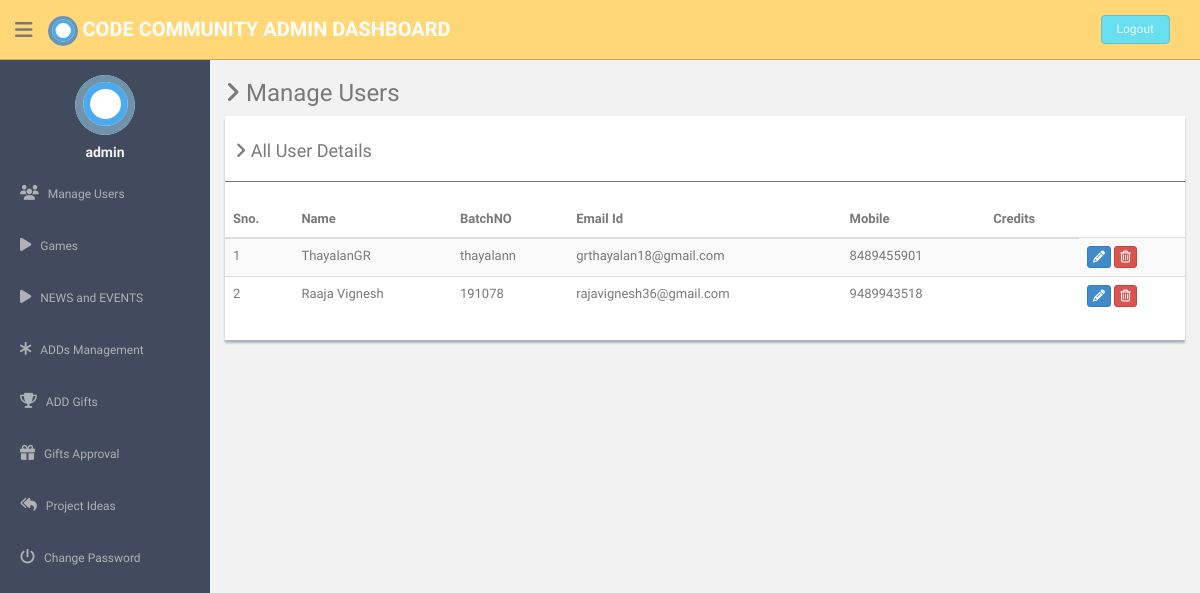
Screenshot of /admin/manage-users.php (signed in) with the database file from the repository.
### tables this page shows
CREATE TABLE `user` (
  `user_id` int(11) NOT NULL,
  `role_id` int(11) NOT NULL,
  `name` varchar(255) NOT NULL,
  `birthdate` date NOT NULL,
  `gender` varchar(255) NOT NULL,
  `email` varchar(255) NOT NULL,
  `mobile` varchar(12) DEFAULT NULL,
  `password` varchar(255) NOT NULL,
  `activationcode` varchar(255) NOT NULL,
  `forgetpasswordcode` varchar(255) NOT NULL,
  `batchno` varchar(255) NOT NULL,
  `upload_image` varchar(255) NOT NULL,
  `active` int(11) NOT NULL DEFAULT '0',
  `interest` varchar(255) NOT NULL,
  `exception` varchar(255) DEFAULT NULL
);

### admin/manage-users.php (the view, shortened to what this page needs)
<?php
include('dbconnection.php');
?><!DOCTYPE html>
<html lang="en">
  <head>
    <link href="assets/css/bootstrap.css" rel="stylesheet">
    <link href="assets/font-awesome/css/font-awesome.css" rel="stylesheet" />
    <link href="assets/css/style.css" rel="stylesheet">
    <link href="assets/css/style-responsive.css" rel="stylesheet">
  </head>
  <body>
  <section id="container" >
  <?php include('./header.php'); ?>
        <?php include('./sidebar.php'); ?>
      <section id="main-content">
          <section class="wrapper">
          	<h3><i class="fa fa-angle-right"></i> Manage Users</h3>
				<div class="row">
                  <div class="col-md-12">
                      <div class="content-panel">
                          <table class="table table-striped table-advance table-hover">
	                  	  	  <h4><i class="fa fa-angle-right"></i> All User Details </h4>
	                  	  	  <hr>
                              <thead>
                              <tr>
                                  <th>Sno.</th>
                                  <th class="hidden-phone">Name</th>
                                  <th> BatchNO</th>
                                  <th> Email Id</th>
                                  <th> Mobile</th>
                                  <th> Credits</th>
                              </tr>
                              </thead>
                              <tbody>
                              <?php $ret=mysqli_query($con,"select * from user");
							  $cnt=1;
							  while($row=mysqli_fetch_array($ret))
							  {?>
                              <tr>
                              <td><?php echo $cnt;?></td>
                              <td><?php echo $row['name'];?></td>
                                  <td><?php echo $row['batchno'];?></td>
                                  <td><?php echo $row['email'];?></td>
                                  <td><?php echo $row['mobile'];?></td>
                                  <td><?php ?></td>
                                  <td>
                                     <a href="update-profile.php?uid=<?php echo $row['user_id'];?>">
                                     <button class="btn btn-primary btn-xs"><i class="fa fa-pencil"></i></button></a>
                                     <a href="manage-users.php?id=<?php echo $row['user_id'];?>">
                                     <button class="btn btn-danger btn-xs" onClick="return confirm('Do you really want to delete');"><i class="fa fa-trash-o "></i></button></a>
                                  </td>
                              </tr>
                              <?php $cnt=$cnt+1; }?>
                              </tbody>
                          </table>
                      </div>
                  </div>
              </div>
		</section>
      </section>
      </section>
  </body>
</html>

### admin/assets/css/style.css (style rules this page uses)
body { color: #797979; background: #f2f2f2; font-family: 'Ruda', sans-serif; padding: 0px !important; margin: 0px !important; font-size:13px; }
a, a:hover, a:focus { text-decoration: none; outline: none; }
#container { width: 100%; height: 100%; }
hr { margin-top: 20px; margin-bottom: 20px; border: 0; border-top: 1px solid #797979; }
#main-content { margin-left: 210px; }
.wrapper { display: inline-block; margin-top: 60px; padding-left: 15px; padding-right: 15px; padding-bottom: 15px; padding-top: 0px; width: 100%; }
.content-panel { background: #ffffff; box-shadow: 0px 3px 2px #aab2bd; padding-top: 15px; padding-bottom: 5px; }
.content-panel h4 { margin-left: 10px; }

### admin/header.php (style rules this page uses)
body { color: #797979; background: #f2f2f2; font-family: 'Ruda', sans-serif; padding: 0px !important; margin: 0px !important; font-size:13px; }

### rows the page displays
user: name "ThayalanGR", batchno "thayalann", email "grthayalan18@gmail.com", mobile "8489455901"
user: name "Raaja Vignesh", batchno "191078", email "rajavignesh36@gmail.com", mobile "9489943518"

### other values shown
$_SESSION['adminlogin'] "admin"
